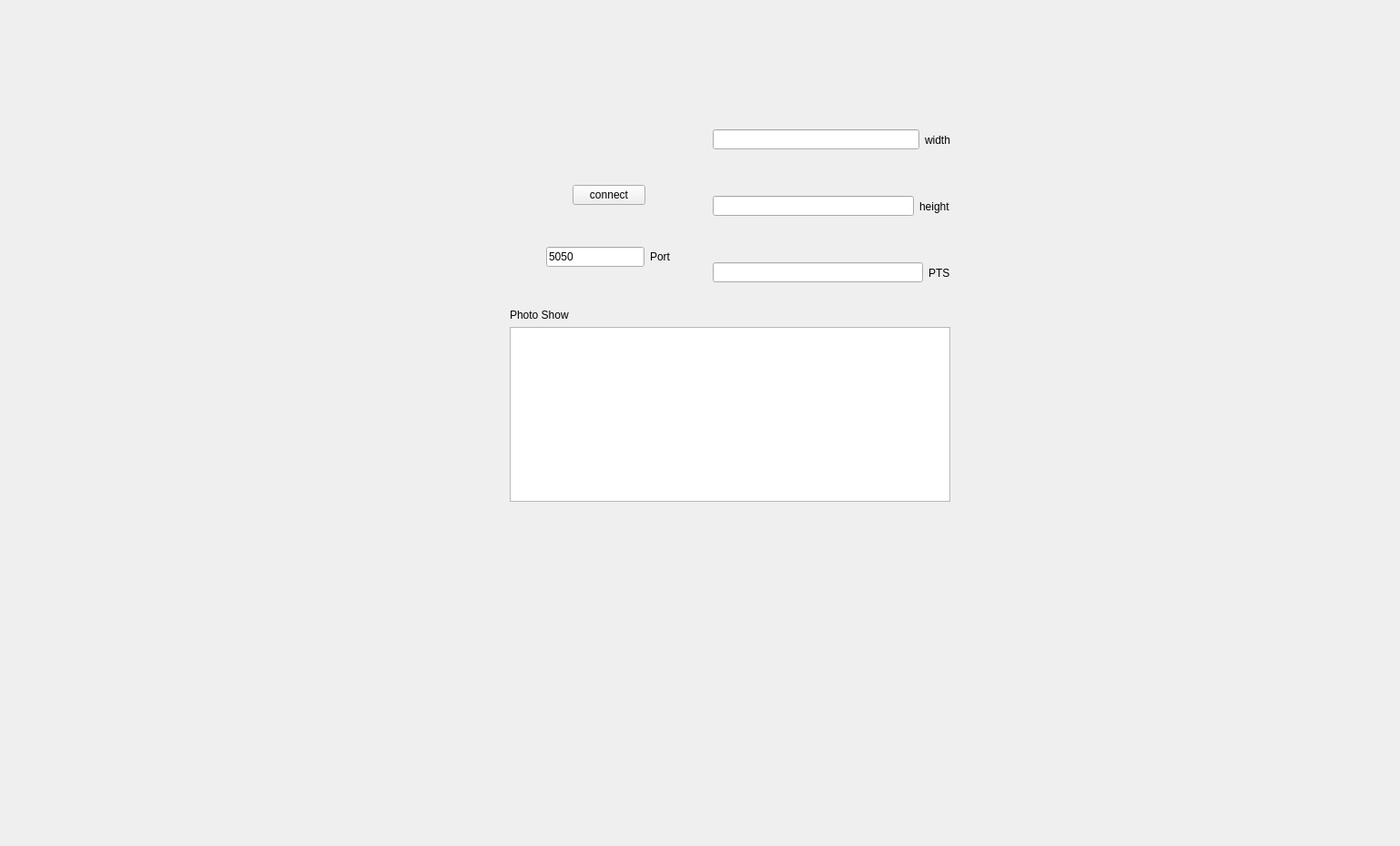
<?xml version="1.0" encoding="UTF-8"?>
<ui version="4.0">
 <class>QtRenderTool</class>
 <widget class="QWidget" name="QtRenderTool">
  <property name="geometry">
   <rect>
    <x>0</x>
    <y>0</y>
    <width>1538</width>
    <height>929</height>
   </rect>
  </property>
  <property name="windowTitle">
   <string>Main</string>
  </property>
  <widget class="QWidget" name="verticalLayoutWidget">
   <property name="geometry">
    <rect>
     <x>560</x>
     <y>120</y>
     <width>484</width>
     <height>431</height>
    </rect>
   </property>
   <layout class="QGridLayout" name="gridLayout">
    <item row="0" column="0">
     <layout class="QGridLayout" name="gridLayout_2">
      <item row="0" column="0">
       <layout class="QFormLayout" name="formLayout">
        <item row="0" column="0">
         <layout class="QVBoxLayout" name="verticalLayout_5">
          <item>
           <spacer name="verticalSpacer_3">
            <property name="orientation">
             <enum>Qt::Vertical</enum>
            </property>
            <property name="sizeHint" stdset="0">
             <size>
              <width>20</width>
              <height>40</height>
             </size>
            </property>
           </spacer>
          </item>
          <item>
           <layout class="QHBoxLayout" name="horizontalLayout_5">
            <item>
             <spacer name="horizontalSpacer_3">
              <property name="orientation">
               <enum>Qt::Horizontal</enum>
              </property>
              <property name="sizeHint" stdset="0">
               <size>
                <width>40</width>
                <height>20</height>
               </size>
              </property>
             </spacer>
            </item>
            <item>
             <widget class="QPushButton" name="pushButtonConnect">
              <property name="text">
               <string>connect</string>
              </property>
             </widget>
            </item>
            <item>
             <spacer name="horizontalSpacer_2">
              <property name="orientation">
               <enum>Qt::Horizontal</enum>
              </property>
              <property name="sizeHint" stdset="0">
               <size>
                <width>40</width>
                <height>20</height>
               </size>
              </property>
             </spacer>
            </item>
           </layout>
          </item>
          <item>
           <layout class="QVBoxLayout" name="verticalLayout_3">
            <item>
             <spacer name="verticalSpacer_2">
              <property name="orientation">
               <enum>Qt::Vertical</enum>
              </property>
              <property name="sizeHint" stdset="0">
               <size>
                <width>20</width>
                <height>40</height>
               </size>
              </property>
             </spacer>
            </item>
            <item>
             <layout class="QHBoxLayout" name="horizontalLayout_4">
              <item>
               <spacer name="horizontalSpacer_4">
                <property name="orientation">
                 <enum>Qt::Horizontal</enum>
                </property>
                <property name="sizeHint" stdset="0">
                 <size>
                  <width>40</width>
                  <height>20</height>
                 </size>
                </property>
               </spacer>
              </item>
              <item>
               <widget class="QLineEdit" name="lineSocketPortEdit">
                <property name="text">
                 <string>5050</string>
                </property>
               </widget>
              </item>
              <item>
               <widget class="QLabel" name="checkBoxSetSocketPort">
                <property name="text">
                 <string>Port</string>
                </property>
               </widget>
              </item>
              <item>
               <spacer name="horizontalSpacer">
                <property name="orientation">
                 <enum>Qt::Horizontal</enum>
                </property>
                <property name="sizeHint" stdset="0">
                 <size>
                  <width>40</width>
                  <height>20</height>
                 </size>
                </property>
               </spacer>
              </item>
             </layout>
            </item>
            <item>
             <spacer name="verticalSpacer">
              <property name="orientation">
               <enum>Qt::Vertical</enum>
              </property>
              <property name="sizeHint" stdset="0">
               <size>
                <width>20</width>
                <height>40</height>
               </size>
              </property>
             </spacer>
            </item>
           </layout>
          </item>
         </layout>
        </item>
        <item row="0" column="1">
         <layout class="QVBoxLayout" name="verticalLayout_6">
          <item>
           <layout class="QHBoxLayout" name="horizontalLayout_3">
            <item>
             <widget class="QLineEdit" name="lineWidthEdit"/>
            </item>
            <item>
             <widget class="QLabel" name="label_2">
              <property name="text">
               <string>width</string>
              </property>
             </widget>
            </item>
           </layout>
          </item>
          <item>
           <layout class="QHBoxLayout" name="horizontalLayout_2">
            <item>
             <widget class="QLineEdit" name="lineHegihtEdit"/>
            </item>
            <item>
             <widget class="QLabel" name="label_3">
              <property name="text">
               <string>height</string>
              </property>
             </widget>
            </item>
           </layout>
          </item>
          <item>
           <layout class="QHBoxLayout" name="horizontalLayout">
            <item>
             <widget class="QLineEdit" name="linePtsEdit"/>
            </item>
            <item>
             <widget class="QLabel" name="label_4">
              <property name="text">
               <string>PTS</string>
              </property>
             </widget>
            </item>
           </layout>
          </item>
         </layout>
        </item>
       </layout>
      </item>
      <item row="1" column="0">
       <layout class="QVBoxLayout" name="verticalLayout_4">
        <item>
         <widget class="QLabel" name="label">
          <property name="sizePolicy">
           <sizepolicy hsizetype="Expanding" vsizetype="Expanding">
            <horstretch>0</horstretch>
            <verstretch>0</verstretch>
           </sizepolicy>
          </property>
          <property name="text">
           <string>Photo Show</string>
          </property>
         </widget>
        </item>
        <item>
         <widget class="QPlainTextEdit" name="plainTextEdit"/>
        </item>
       </layout>
      </item>
     </layout>
    </item>
   </layout>
  </widget>
 </widget>
 <resources/>
 <connections/>
</ui>
